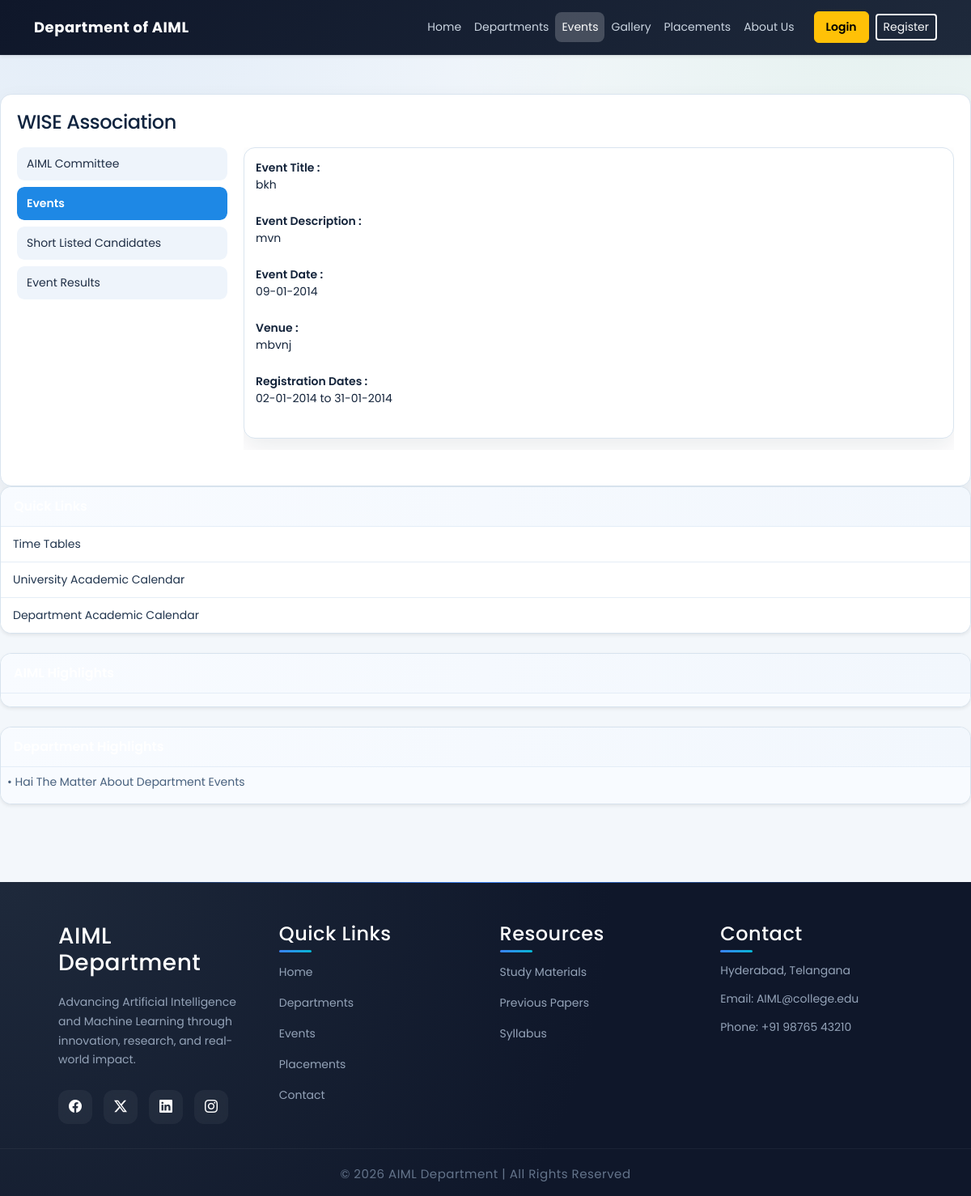
Page /public/pages/Events/eventdetails.php on the committed database.
### tables this page shows
CREATE TABLE IF NOT EXISTS `events` (
  `id` int(11) NOT NULL AUTO_INCREMENT,
  `event_type_id` int(11) NOT NULL,
  `event_name` varchar(500) NOT NULL,
  `event_desc` blob NOT NULL,
  `event_address` varchar(500) NOT NULL,
  `event_date` date NOT NULL,
  `reg_frm_date` date NOT NULL,
  `reg_to_date` date NOT NULL,
  `is_registration` tinyint(4) NOT NULL,
  PRIMARY KEY (`id`)
);

CREATE TABLE IF NOT EXISTS `highlights` (
  `id` int(11) NOT NULL AUTO_INCREMENT,
  `type` int(11) NOT NULL,
  `high_light` blob NOT NULL,
  PRIMARY KEY (`id`)
);

### libraries/mysql.class.php (called while the page is built, shortened)
<?php
class DataBasePDO
{
	private static $hostname	=  DB_SERVER;
	private static $username	=  DB_USER;
	private static $password	=  DB_PASS;
	private static $dbname		=  DB_DATABASE;
	private static $instance 	= FALSE;
	private $db;
	public $fetch_mode 			= PDO::FETCH_ASSOC;
	private $last_statement		= NULL;
	public function __construct($connect = true, $dataBase = null, $server = null,$userName = null, $passWord = null){
			return self::$instance;
	}
	public function connectToDB(){
			$dns='mysql:host='.self::$hostname.';dbname='.self::$dbname;
	    	self::$instance = new PDO($dns, self::$username, self::$password);
	    	self::$instance->setAttribute(PDO::ATTR_ERRMODE, PDO::ERRMODE_EXCEPTION);
	    	$this->db = self::$instance;
	}
	public function getAllResults($sqlQuery = NULL){
			$this->internalQuery($sqlQuery);
			$result = $this->last_statement->fetchAll();
			return $result;
	}
	public function internalQuery($sqlQuery = NULL){
			$stmt = $this->db->query($sqlQuery);
			$stmt->setFetchMode($this->fetch_mode);
			$this->last_statement = $stmt;
			return TRUE;
	}
}
?>

### libraries/functions.class.php (called while the page is built, shortened)
<?php
	include_once("mysql.class.php");
	class DataFunctions {
		public $dbObj;
		public function __construct(){
			$this->dbObj = new DataBasePDO();
	}
	 public function getEventDetails($table,$eventId=NULL){
			if( $eventId==NULL ){
				$where	= 1;
			}else{
				$where	= 'id = '.$eventId;
			}
			$sql		= 'SELECT
								id, event_name, event_desc, event_address, event_type_id, is_registration, event_date, reg_frm_date, reg_to_date
						   FROM
						   		'.$table.'
						   WHERE
						   		'.$where;
			$result		= $this->dbObj->getAllResults($sql);
			return $result;
	 }
	 public function getHighLights($table, $type){
			$sqlQuery	= 'SELECT id, type, high_light FROM '.$table.' WHERE type = '.$type.' ORDER BY id DESC';
			$result		= $this->dbObj->getAllResults($sqlQuery);
			return $result;
	}
}

### public/pages/Events/sidebar.php (called while the page is built, shortened)
<?php
include_once(INCLUDES_PATH . '/sidebar.php');
?>

### public/pages/Events/eventdetails.php (the view, shortened to what this page needs)
<?php
    include_once(INCLUDES_PATH . '/header.php');
    require_once(LIB_PATH . '/functions.class.php');
   $fcObj			= new DataFunctions();
	$eventId		= $_REQUEST['event'];
	$tbEvents		= TB_EVENTS;
	$eventDetails	= $fcObj->getEventDetails( $tbEvents , $eventId );
?>
			<div id="page">
				<div id="content">
					<div class="post">
						<span class="alignCenter">
							<h4>WISE Association </h4>
						</span>
					</div>
					<div id='content_left' class='content_left'>
						<?php
							include_once('leftnav.php');
						?>
					</div>
					<div id='content_right' class='content_right'>
						<div class="eventDetails" >
							<div class="eventHead">
								Event Title :
							</div>
							<div class="eventDes">
								<?php
									echo  $eventDetails[0]['event_name'];
								?>
							</div>
							<br class="clearfix" />
							<div class="eventHead">
								Event Description :
							</div>
							<div class="eventDes">
								<?php
									echo  $eventDetails[0]['event_desc'];
								?>
							</div>
							<br class="clearfix" />
							<div class="eventHead">
								Event Date :
							</div>
							<div class="eventDes">
								<?php
									echo  date("d-m-Y", strtotime($eventDetails[0]['event_date']));
								?>
							</div>
							<br class="clearfix" />
							<div class="eventHead">
								Venue :
							</div>
							<div class="eventDes">
								<?php
									echo  $eventDetails[0]['event_address'];
								?>
							</div>
							<br class="clearfix" />
							<div class="eventHead">
								Registration Dates :
							</div>
							<div class="eventDes">
								<?php
									echo  date("d-m-Y", strtotime($eventDetails[0]['reg_frm_date'])).' to '.date("d-m-Y", strtotime($eventDetails[0]['reg_to_date']));
								?>
							</div>
							<br class="clearfix" />
						</div>
					</div>
					<br class="clearfix" />
				</div>
				<?php
					include_once('sidebar.php');
				?>
				<br class="clearfix" />
			</div>
<?php include_once(INCLUDES_PATH . '/footer.php'); ?>

### public/Includes/sidebar.php (shortened to what this page needs)
<?php
    $tbHighLights = TB_HIGHLIGHTS;
    $itDepHighLights = $fcObj->getHighLights($tbHighLights, DEPARTMENT);
    $itDeptHighCnt = count($itDepHighLights);
?>
<div class="card shadow-sm mb-4 quick-panel-card">
    <div class="card-header fw-semibold quick-panel-head">
    </div>
    <div class="list-group list-group-flush">
        <a href="<?php echo BASE_URL; ?>/public/pages/Academics/timetables.php" class="list-group-item list-group-item-action quick-panel-link">
            Time Tables
        </a>
        <a href="<?php echo BASE_URL; ?>/public/pages/department/univacedcal.php" class="list-group-item list-group-item-action quick-panel-link">
            University Academic Calendar
        </a>
        <a href="<?php echo BASE_URL; ?>/public/pages/department/itacedcal.php" class="list-group-item list-group-item-action quick-panel-link">
            Department Academic Calendar
        </a>
    </div>
</div>
<div class="card shadow-sm mb-4 quick-panel-card">
    <div class="card-header fw-semibold quick-panel-head">
    </div>
    <div class="card-body p-2 quick-panel-body">
    </div>
</div>
<div class="card shadow-sm mb-4 quick-panel-card">
    <div class="card-header fw-semibold quick-panel-head">
    </div>
    <div class="card-body p-2 quick-panel-body">
        <marquee behavior="scroll"
                 direction="up"
                 scrollamount="1"
                 onmouseover="this.stop();"
                 onmouseout="this.start();"
                 height="140">
            <ul class="list-unstyled mb-0 small quick-panel-points">
                <?php for ($i = 0; $i < $itDeptHighCnt; $i++) { ?>
                    <li class="mb-2">
                        &bull; <?php echo $itDepHighLights[$i]['high_light']; ?>
                    </li>
                <?php } ?>
            </ul>
        </marquee>
    </div>
</div>

### public/assets/css/newstyle.css (style rules this page uses)
:root { --ui-bg: #eef3f7; --ui-surface: #ffffff; --ui-text: #1f2e45; --ui-muted: #5d6f82; --ui-primary: #0d67d5; --ui-primary-dark: #0a4e9f; --ui-accent: #f59e0b; --ui-border: #d7e3ee; --ui-shadow: 0 16px 36px rgba(19, 46, 79, 0.1); }
body { font-family: 'Poppins', sans-serif; color: var(--ui-text); background: radial-gradient(circle at 100% 0%, rgba(99, 164, 255, 0.14), transparent 34%), radial-gradient(circle at 0% 100%, rgba(13, 103, 213, 0.1), transparent 30%), var(--ui-bg); }
.card { border-radius: 14px; border: 1px solid var(--ui-border); }
.quick-panel-card { border: 1px solid var(--ui-border); border-radius: 14px; box-shadow: 0 12px 24px rgba(16, 34, 58, 0.08); }
.quick-panel-head { border-bottom: 1px solid #dce6f1; background: linear-gradient(90deg, #0e376b, #13519b); color: #fff; padding: 12px 16px; }
.quick-panel-link { padding: 11px 15px; border-color: #e5edf6; color: #20344d; font-size: 14px; transition: transform 0.2s ease, background-color 0.2s ease, color 0.2s ease; }
.quick-panel-body { background: #f8fbff; }
.quick-panel-points li { color: #47607d; }
#index_cont, #content, #content_garrely { background: #ffffff; border: 1px solid #d9e3ec; border-radius: 12px; padding: 20px; }
#content_left, .content_left { width: 260px; float: left; margin-right: 20px; }
#content_right, .content_right { overflow: hidden; min-width: 0; }
.post h4, .alignCenter h4 { margin: 0 0 14px; }
.comteeMem, .eventDetails, .materialDet { background: #fff; border: 1px solid #d9e3ec; border-radius: 10px; padding: 14px; margin-bottom: 14px; }
.eventHead, .eventDes, .eventName, .eventCandName, .eventCandClass, .eventRegisDates, .sno, .achievemnts, .className, .subjName, .subjMaterials, .materailNames { flex: 1 1 180px; min-width: 120px; font-size: 14px; }
.eventHead, .className, .subjName { font-weight: 600; }

### public/assets/css/site-refresh.css (style rules this page uses)
:root { --refresh-bg: #f3f7fb; --refresh-surface: #ffffff; --refresh-text: #14243b; --refresh-muted: #5b6f86; --refresh-primary: #0b63ce; --refresh-primary-2: #174ea6; --refresh-border: #d9e4ef; --refresh-shadow: 0 12px 28px rgba(15, 30, 52, 0.08); }
* { box-sizing: border-box; }
body { background: radial-gradient(circle at 10% -5%, rgba(11, 99, 206, 0.08), transparent 34%), radial-gradient(circle at 90% 0%, rgba(52, 168, 83, 0.07), transparent 28%), var(--refresh-bg); color: var(--refresh-text); }
h1, h2, h3, h4, h5, h6 { color: #10243f; letter-spacing: -0.02em; }
.container .card, #content, #index_cont, #content_garrely, .comteeMem, .eventDetails, .materialDet { background: var(--refresh-surface); border: 1px solid var(--refresh-border); border-radius: 14px; box-shadow: var(--refresh-shadow); }
.card { overflow: hidden; }
.card .card-header { border-bottom: 1px solid #e4edf7; background: linear-gradient(90deg, #f8fbff, #f2f7fd); }

### rows in the picture
events: event_name "bkh", event_desc "mvn", event_date "09-01-2014", event_address "mbvnj", reg_frm_date "02-01-2014", reg_to_date "31-01-2014"
highlights: high_light "Hai The Matter About Department Events"
